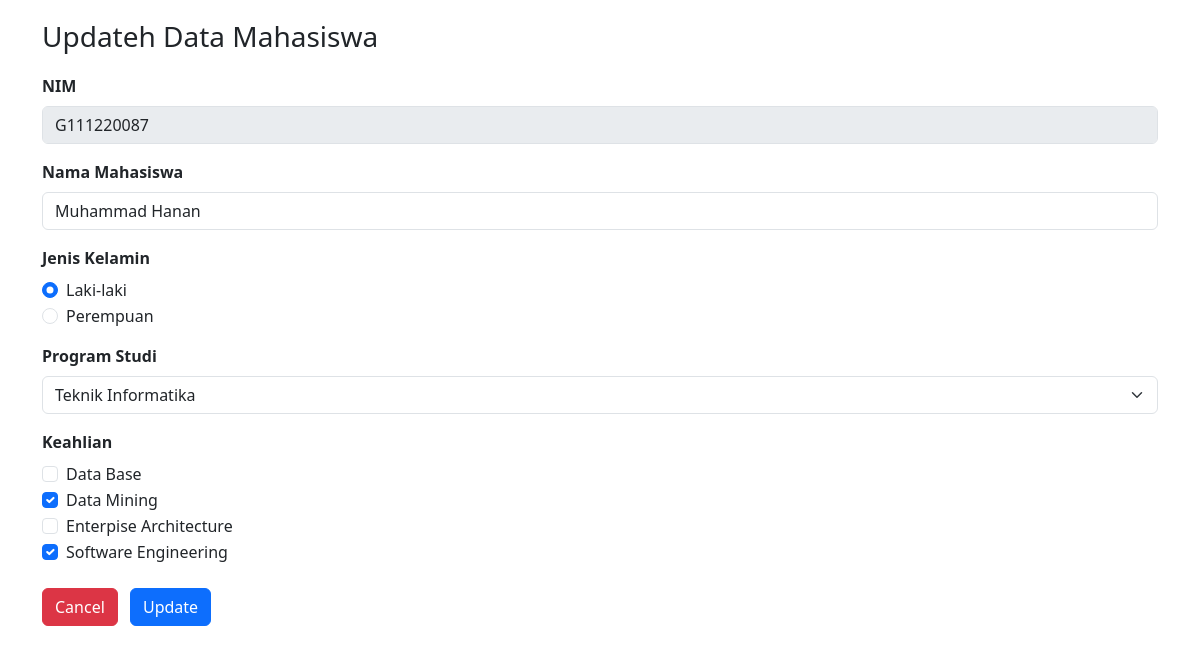
The page /edit_form.php?id=4 on the database its author committed.
### tables this page shows
CREATE TABLE `mahasiswa` (
  `id` int(10) NOT NULL,
  `nim` varchar(50) NOT NULL,
  `nama_mahasiswa` varchar(50) NOT NULL,
  `jenis_kelamin` enum('laki-laki','perempuan') NOT NULL,
  `program_studi` varchar(50) NOT NULL,
  `keahlian` varchar(100) NOT NULL
);

### edit_form.php (the view, shortened to what this page needs)
<?php
include("koneksi.php");
$id = $_GET['id'];
$sql = "select * from mahasiswa where id = $id";
$query =mysqli_query($koneksi, $sql);
$mhs = mysqli_fetch_assoc($query);
$checked = explode(",", $mhs['keahlian']);
?>
<!doctype html>
<html lang="en">
  <head>
    <link href="https://cdn.jsdelivr.net/npm/bootstrap@5.3.0-alpha3/dist/css/bootstrap.min.css" rel="stylesheet">
  </head>
  <body>
    <div class="container">
            <h3 style="margin: 20px 0px 20px 0px">Updateh Data Mahasiswa</h3>
            <form method="post" action="edit_aksi.php" class="form_horizontal">
              <div class="mb-3">
                <label class="form-label fw-bold">NIM</label>
                <input type="text" name="nim" class="form-control" value="<?php echo $mhs['nim']?>"disabled>
              </div>
              <div class="mb-3">
                <label class="form-label fw-bold">Nama Mahasiswa</label>
                <input type="text" name="nama_mahasiswa" class="form-control" value="<?php echo $mhs['nama_mahasiswa']?>">
              </div>
              <div class="mb-3">
                <label class="form-label fw-bold">Jenis Kelamin</label>
                <div class="form-check">
                <input class="form-check-input" type="radio" name="jenis_kelamin" value="Laki-laki"<?php if($mhs['jenis_kelamin']== 'laki-laki')echo 'checked'?>>
                <label class="form-check-label">
                  Laki-laki
                </label>
                </div>
                <div class="form-check">
                <input class="form-check-input" type="radio" name="jenis_kelamin" value="Perempuan"<?php if($mhs['jenis_kelamin']=='perempuan')echo 'checked'?>>
                <label class="form-check-label">
                  Perempuan
                </label>
                </div>
              </div>
              <div class="mb-3">
                <label class="form-label fw-bold">Program Studi</label>
                <select class="form-select" name="program_studi">
                  <option value="Teknik Informatika"<?php if($mhs['program_studi']== 'Teknik Informatika')echo 'selected'?>>Teknik Informatika</option>
                </select>
              </div>
              <div class="mb-3">
                <label class="form-label fw-bold">Keahlian</label>
                <div class="form-check">
                <input class="form-check-input" type="checkbox" name="keahlian[]" value="Data Base"<?php if(in_array("Data Base", $checked)) echo "checked" ?>>
                  <label class="form-check-label">
                    Data Base
                  </label>
                </div>
                <div class="form-check">
                  <input class="form-check-input" type="checkbox" name="keahlian[]" value="Data Mining"<?php if(in_array("Data Mining", $checked)) echo "checked" ?>>
                  <label class="form-check-label">
                    Data Mining
                  </label>
                </div>
                <div class="form-check">
                  <input class="form-check-input" type="checkbox" name="keahlian[]" value="Enterpise Architecture"<?php if(in_array("Enterpise Architecture", $checked)) echo "checked" ?>>
                  <label class="form-check-label">
                    Enterpise Architecture
                  </label>
                </div>
                <div class="form-check">
                  <input class="form-check-input" type="checkbox" name="keahlian[]" value="Software Engineering"<?php if(in_array("Software Engineering", $checked)) echo "checked" ?>>
                  <label class="form-check-label">
                    Software Engineering
                  </label>
                </div>
              </div>
              <div class="form-group mt-4">
                <button type="reset" name="reset" class="btn btn-danger btn-space">Cancel</button>
                <button type="submit" name="update" class="btn btn-primary">Update</button>
              </div>
            </form>
        </div>
  </body>
</html>

### edit_form.php (style rules this page uses)
.btn-space { margin-right: 8px }

### rows shown on the page
mahasiswa: nim "G111220087", nama_mahasiswa "Muhammad Hanan", jenis_kelamin "☑", program_studi "Teknik Informatika", keahlian "☑"
